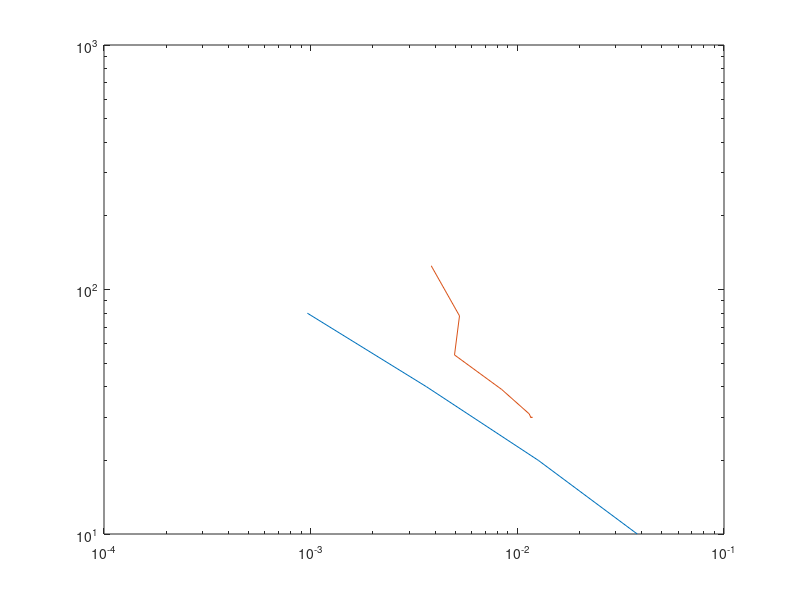

Write the MATLAB code that produced this figure.
A= [ 
1, 0.7119611254021958, 10, 5;
0.5, 0.7373545191123393, 20, 10;
0.25, 0.7463628461110648, 40, 20;
0.125, 0.7490358045963296, 80, 40;
];
B= [

1, 0.7384410160795291, 30, 15;
0.5, 0.7383615073229871, 30, 15;
0.2, 0.7381710793489014, 30, 15;
0.1, 0.738384100282571, 30, 15;
0.05, 0.7385874612332127, 31, 15;
0.02, 0.7415959802793469, 39, 19;
0.01, 0.7549661706943531, 54, 27;
0.005, 0.7552497758487049, 78, 39;
0.002, 0.7538317143555171, 125, 62;
0.002, 0.7538271030527742, 125, 62;

];
X=A(:,2);
Y=A(:,3);
Z=B(:,2);
T=B(:,3);
X=abs(X-0.75);
Z=abs(Z-0.75);
loglog(X,Y,Z,T);
